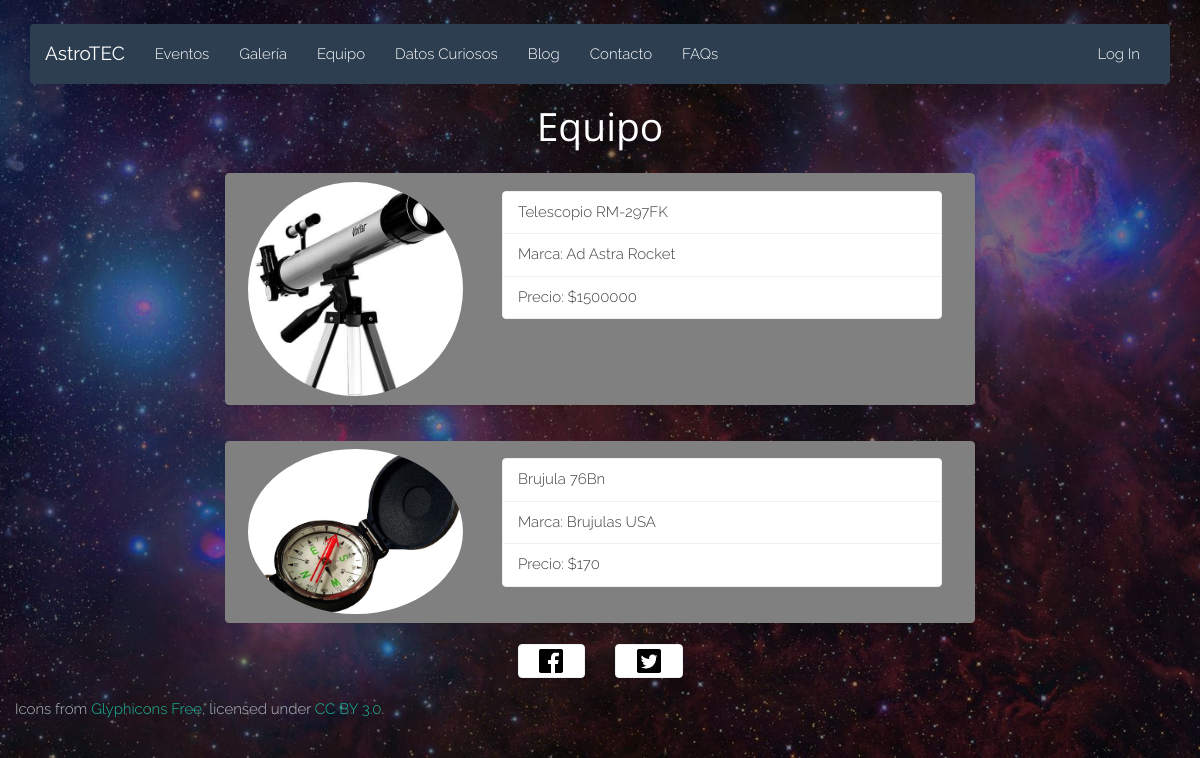
Page /equipment.php on the committed database.
### tables this page shows
CREATE TABLE IF NOT EXISTS `Equipo` (
  `idEquipo` INT NOT NULL AUTO_INCREMENT,
  `nombre` VARCHAR(90) NOT NULL,
  `detalle1` VARCHAR(200) NOT NULL,
  `detalle2` VARCHAR(200) NULL,
  `fk_idFoto` INT NOT NULL,
  PRIMARY KEY (`idEquipo`),
  INDEX `fk_Equipo_Fotos1_idx` (`fk_idFoto` ASC),
  CONSTRAINT `fk_Equipo_Fotos1`
    FOREIGN KEY (`fk_idFoto`)
    REFERENCES `Fotos` (`idFoto`)
    ON DELETE NO ACTION
    ON UPDATE NO ACTION);

CREATE TABLE IF NOT EXISTS `ArchivosAdjunto` (
  `idArchivo` INT NOT NULL AUTO_INCREMENT,
  `url` VARCHAR(2000) NOT NULL,
  `nombre` VARCHAR(500) NOT NULL,
  `descripcion` VARCHAR(300) NULL DEFAULT NULL,
  `fk_idTipoArchivo` INT NOT NULL,
  `fk_idEstado` INT NOT NULL,
  PRIMARY KEY (`idArchivo`),
  INDEX `fk_ArchivosAdjunto_TiposArchivo1_idx` (`fk_idTipoArchivo` ASC),
  INDEX `fk_ArchivosAdjunto_EstadoArchivo1_idx` (`fk_idEstado` ASC),
  CONSTRAINT `fk_ArchivosAdjunto_TiposArchivo1`
    FOREIGN KEY (`fk_idTipoArchivo`)
    REFERENCES `TiposArchivo` (`idTipoArchivo`)
    ON DELETE NO ACTION
    ON UPDATE NO ACTION,
  CONSTRAINT `fk_ArchivosAdjunto_EstadoArchivo1`
    FOREIGN KEY (`fk_idEstado`)
    REFERENCES `EstadoArchivo` (`idEstado`)
    ON DELETE NO ACTION
    ON UPDATE NO ACTION);

### html/php/equipment.php (the view, shortened to what this page needs)
<?php
require_once('db.php');
function getEquipmentPhoto($idPhoto)
{
	global $conn;
	$sql = "SELECT fk_idArchivo FROM Fotos WHERE idFoto = $idPhoto";
	$result = $conn->query($sql);
	if($result)
	{
		if($result->num_rows > 0)
		{
			$row = $result->fetch_assoc();
			$sql2 = "SELECT url FROM ArchivosAdjunto WHERE idArchivo = $row[fk_idArchivo]";
			$result2 = $conn->query($sql2);
			if($result2)
			{
				if($result2->num_rows > 0)
				{
					$row2 = $result2->fetch_assoc();
					return $row2["url"];
				}
			}
		}
	}
	return "";
}
function getEquipment()
{
	global $conn;
	$sql = "SELECT idEquipo, nombre, detalle1, detalle2, fk_idFoto FROM Equipo";
	$result = $conn->query($sql);
	if($result)
	{
		if($result->num_rows > 0)
		{
			while ($row = $result->fetch_assoc())
			{
				$image = getEquipmentPhoto($row["fk_idFoto"]);
				echo "<div class='row'>
					<div class='col-xs-12 col-sm-12 col-md-offset-1 col-md-10 col-lg-offset-2 col-lg-8'>
						<div class='panel panel-default'>
							<div class='equipment-heading'>
								<div class='row'>
									<div class='col-lg-12'>
										<div class='col-xs-12 col-sm-4'>
											<figure>
												<img class='img-circle img-responsive' alt='' src=$image height='300'width='300' />
											</figure>
										</div>
										<div class='col-xs-12 col-sm-8'>
											<div class='space'>
												<ul class='list-group'>
													<li class='list-group-item'>$row[nombre]</li>
													<li class='list-group-item'>$row[detalle1] </li>
													<li class='list-group-item'>$row[detalle2] </li>
												</ul>
											</div>
										</div>
									</div>
								</div>
							</div>
						</div>
					</div>
				</div>";
			}
		}
		else
		{
			echo "<div> <p> No hay equipo para mostrar </p> </div>";
		}
	}
}
?>

### html/css/style.css (style rules this page uses)
body { padding-top: 2%; background: url(../img/background.jpg) no-repeat center center fixed; -webkit-background-size: cover; -moz-background-size: cover; -o-background-size: cover; background-size: cover; font-family: 'Raleway', sans-serif; font-weight: 300; color: #3E3E3E; }

### html/css/equipment.css (style rules this page uses)
.panel { margin-top: 2%; background-color: gray; border-color: gray; }
.equipment-heading { margin: 1%; }
.space { margin: 2%; }

### rows in the picture
equipo: fk_idFoto.url (picture), nombre "Telescopio RM-297FK", detalle1 "Marca: Ad Astra Rocket", detalle2 "Precio: $1500000"
equipo: fk_idFoto.url (picture), nombre "Brujula 76Bn", detalle1 "Marca: Brujulas USA", detalle2 "Precio: $170"
